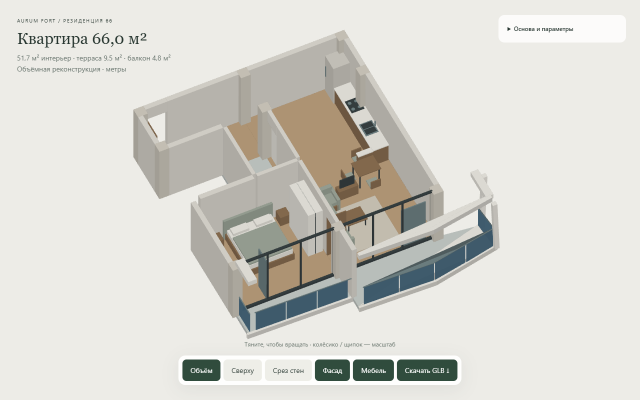
#> input picture apartment-3d/preview_full.png, 1280 x 800 px, given in place of pano-7.cover.png, which was not available (shown at 1/2 size)
$ python pano_fill.py prepare
#> lines starting #> are read from the running program, lines starting #| are printed output that depends on the picture
"""Prepare perspective inpainting views and assemble cached edits into panoramas.

Run `python apartment-3d/pano_fill.py prepare`, edit the numbered views using
views/*.mask.png (white = edit), save them as edits/<view-name>.png, then run
`python apartment-3d/pano_fill.py compose`. Generation is an external step;
the cached edits, not a random seed, make composition repeatable.
"""
import argparse
import shutil
from pathlib import Path

import numpy as np
from PIL import Image, ImageFilter

ROOT = Path(__file__).resolve().parent.parent
WORK = ROOT / 'apartment-3d' / 'pano-work'
OUT = ROOT / 'assets' / 'residences' / 'views'
SIZE = 1024
VIEWS = [(a, p) for p in (0, -40) for a in range(0, 360, 45)] + [(0, -90)]


# [47 lines left out: functions basis, camera_rays, pano_coordinates, project_directions, view_weight, sample, not called in this run]


def name(az, pitch):
    return f'az{az:03d}_pitch{pitch:+03d}'


def raw_path(floor):
    return WORK / f'pano-{floor}.raw.webp'


# [31 lines left out: function match_nadir, not called in this run]


def prepare():
    WORK.mkdir(exist_ok=True)
    views = WORK / 'views'; views.mkdir(exist_ok=True)
    (WORK / 'edits').mkdir(exist_ok=True)
    for floor in range(2, 8):
        raw = raw_path(floor)
        if not raw.exists():
            shutil.copy2(OUT / f'pano-{floor}.webp', raw)
    cover = np.asarray(Image.open(WORK / 'pano-7.cover.png').convert('L'))
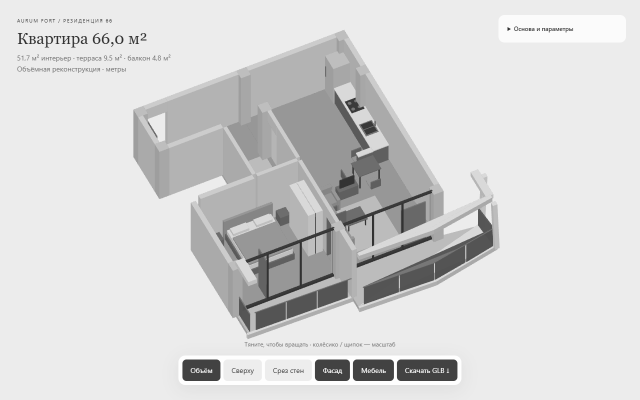
#> cover: shape (800, 1280) (shown at 1/2 size); min 48, max 255, mean 214.2
    for floor in range(2, 7):
        other = np.asarray(Image.open(WORK / f'pano-{floor}.cover.png').convert('L'))
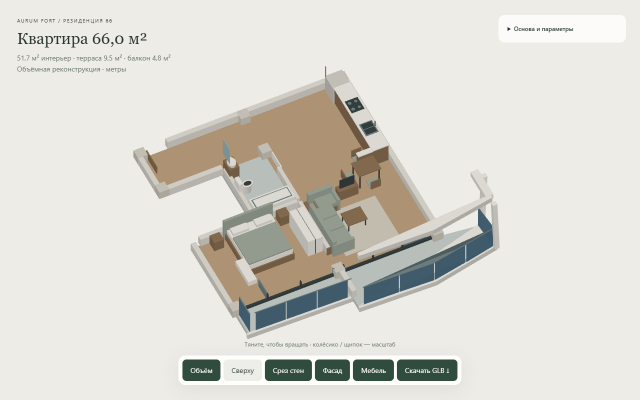
#> input picture apartment-3d/preview_iso.png, 1280 x 800 px, given in place of pano-2.cover.png, which was not available (shown at 1/2 size)
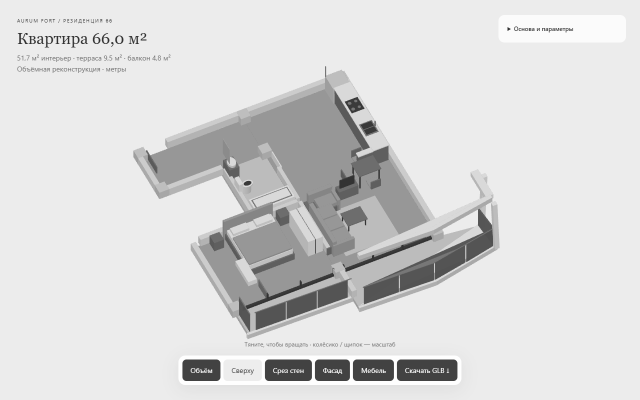
#> other: shape (800, 1280) (shown at 1/2 size); min 48, max 255, mean 216.7
        if not np.array_equal(cover, other):
#> (the run stopped early here; a loop or call above may not have finished)
